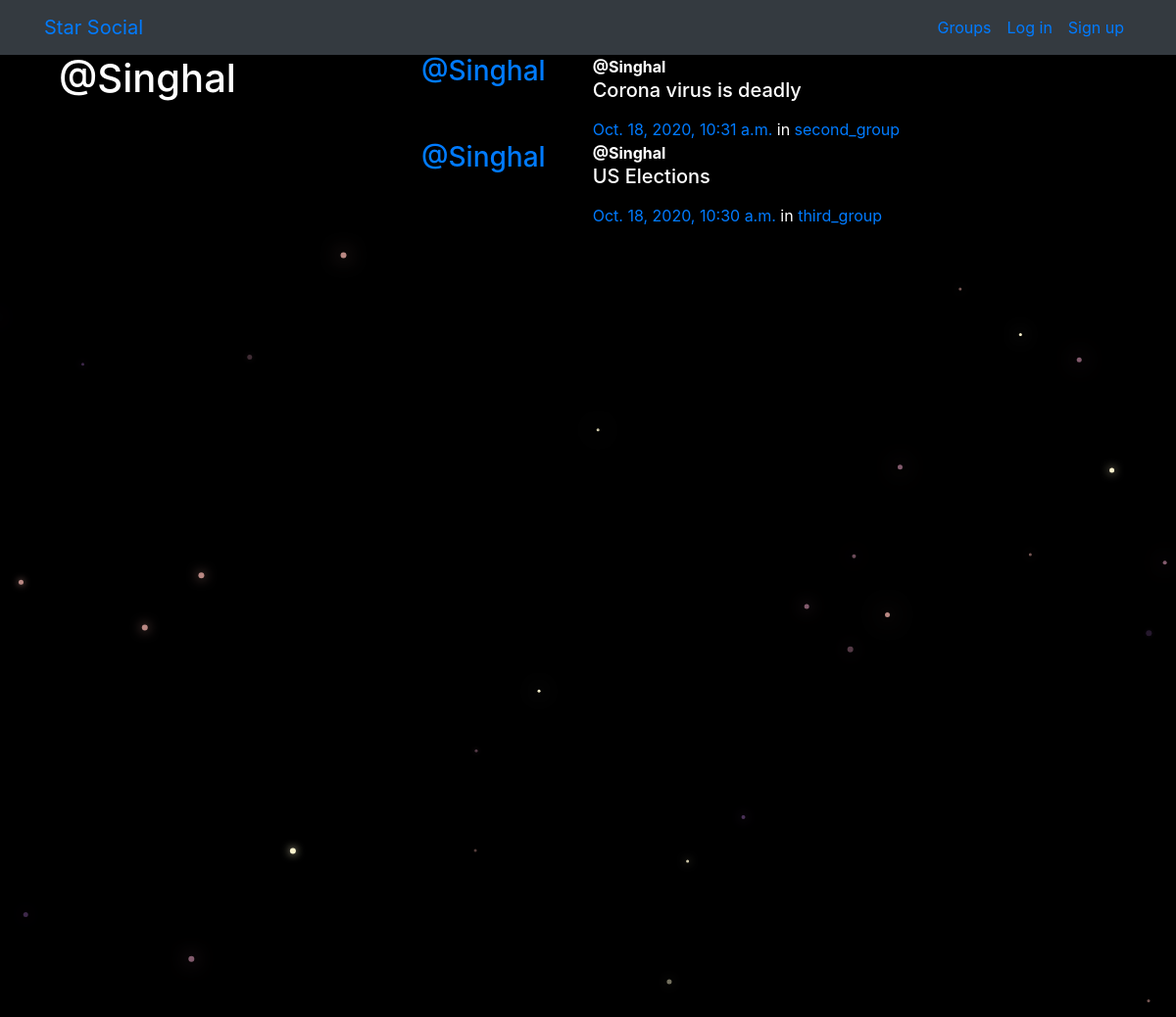
The app's page /posts/by/Singhal/ with its own data.
### posts/models.py (models this page shows, shortened)
class Post(models.Model):
    user = models.ForeignKey(User, related_name="posts", on_delete=models.CASCADE)
    created_at = models.DateTimeField(auto_now=True)
    message = models.TextField()
    message_html = models.TextField(editable=False)
    group = models.ForeignKey(Group, related_name="posts", null=True, blank=True, on_delete=models.CASCADE)
    class Meta:
        ordering = ['-created_at']

### groups/models.py (models this page shows, shortened)
class Group(models.Model):
    name = models.CharField(max_length=255, unique=True)
    slug = models.SlugField(allow_unicode=True, unique=True)
    description = models.TextField(blank=True, default='')
    description_html = models.TextField(editable=False, default='', blank=True)
    members = models.ManyToManyField(User, through='GroupMember')
    class Meta:
        ordering = ['name']

### posts/views.py (the view)
# urls.py: path('by/<username>/', views.UserPosts.as_view(), name="for_user"),
class UserPosts(generic.ListView):
    model = models.Post
    template_name = "posts/user_post_list.html"
    def get_queryset(self):
        try:
            self.post_user = User.objects.prefetch_related('posts').get(username__iexact = self.kwargs.get('username'))
        except User.DoesNotExist():
            raise Http404
        else:
            return self.post_user.posts.all()
    def get_context_data(self, **kwargs):
        context = super().get_context_data(**kwargs)
        context['post_user'] = self.post_user
        return context

### posts/templates/posts/user_post_list.html
{% extends "posts/post_base.html" %}
  {% block prepost %}
    <div class="col-md-4">
      <h1>@{{post_user.username}}</h1>
    </div>
  {% endblock %}
  {% block post_content %}
    <div class="col-md-8">
      {% for post in post_list %}
        {% include "posts/_post.html" %}
      {% endfor %}
    </div>
  {% endblock %}

### posts/templates/posts/_post.html (shortened to what this page needs)
<div class="media">
  <h3 class="mr-5">
    <a href="{% url 'posts:for_user' username=post.user.username %}">@{{post.user.username}}</a>
  </h3>
  <div class="media-body">
    <strong>@{{post.user.username}}</strong>
    <h5>{{post.message_html|safe}}</h5>
    <time class="time">
      <a href="{% url 'posts:single' username=post.user.username pk=post.pk %}">{{post.created_at}}</a>
    </time>
    {% if post.group %}
    <span class="group-name">in
      <a href="#">{{post.group.name}}</a>
    </span>
    {% endif %}
  </div>
</div>

### static/simplesocial/css/master.css (style rules this page uses)
body { margin: 0; overflow: hidden; background-color: black; color:white; }

### records on screen
Post: user.username "Singhal", message_html "Corona virus is deadly", created_at "Oct. 18, 2020, 10:31 a.m.", group.name "second_group"
Post: user.username "Singhal", message_html "US Elections", created_at "Oct. 18, 2020, 10:30 a.m.", group.name "third_group"

### other values on screen
{{ post_user.username }} "Singhal"
